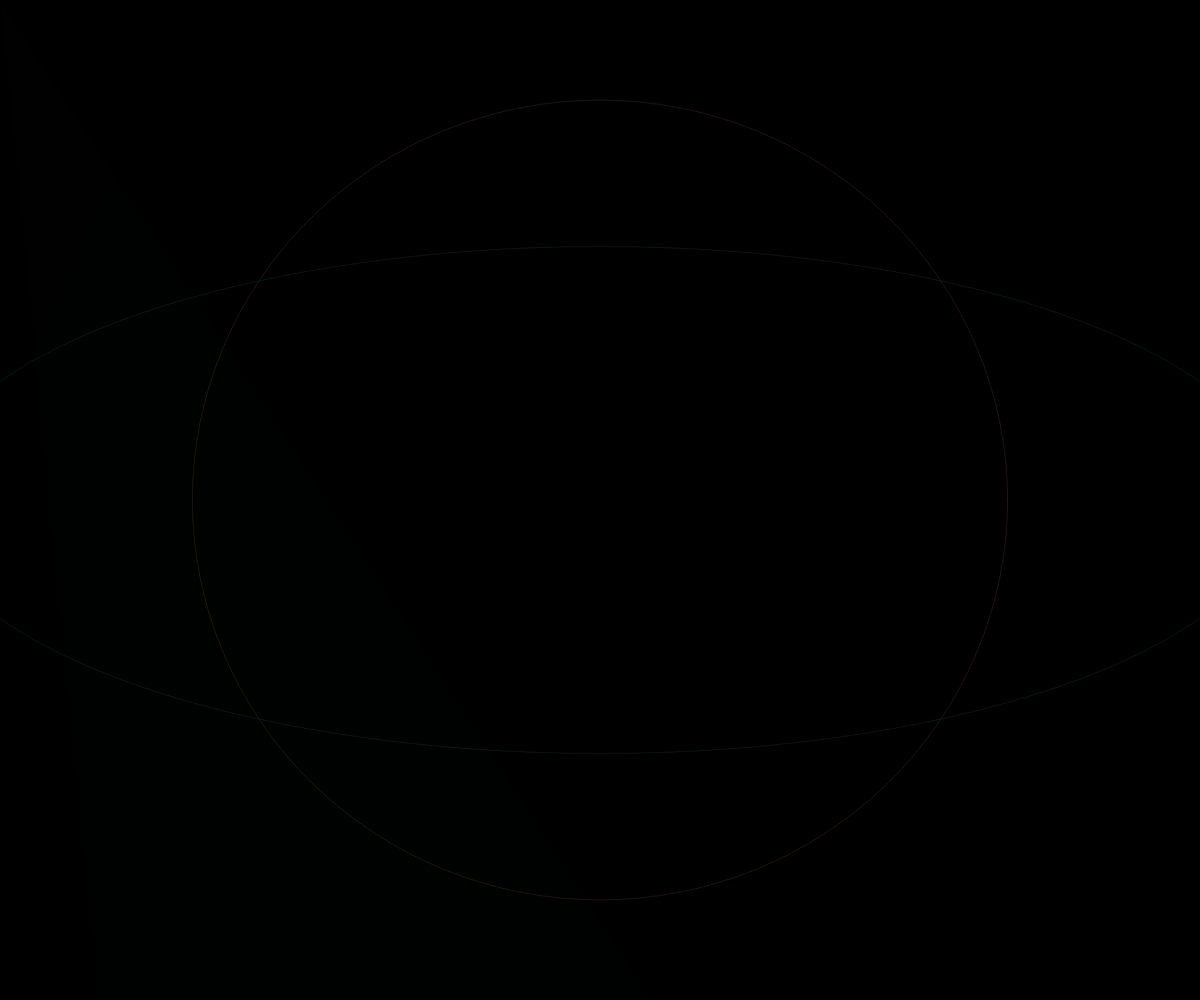
Frame 1 (no input)
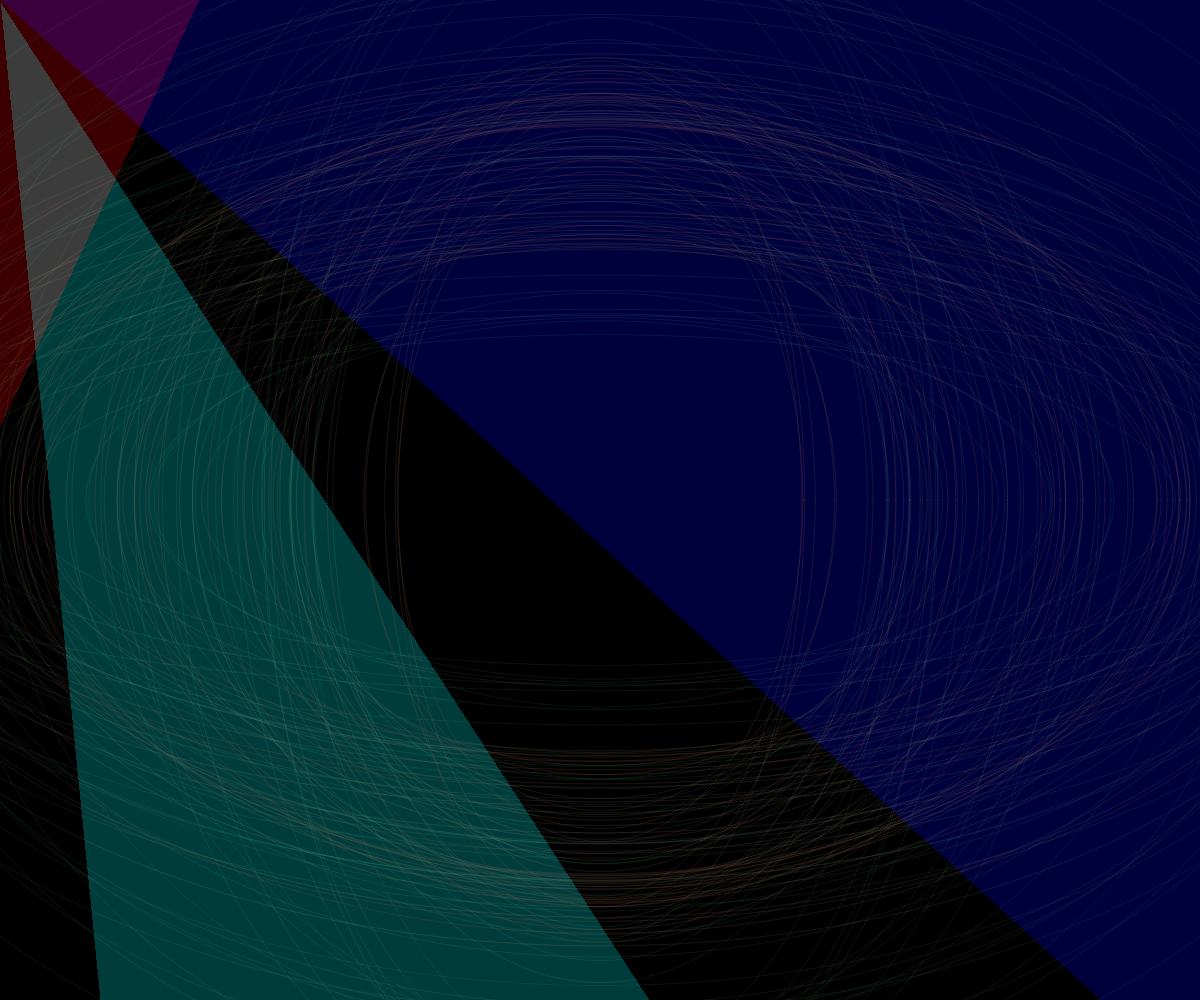
Frame 60 (no input)
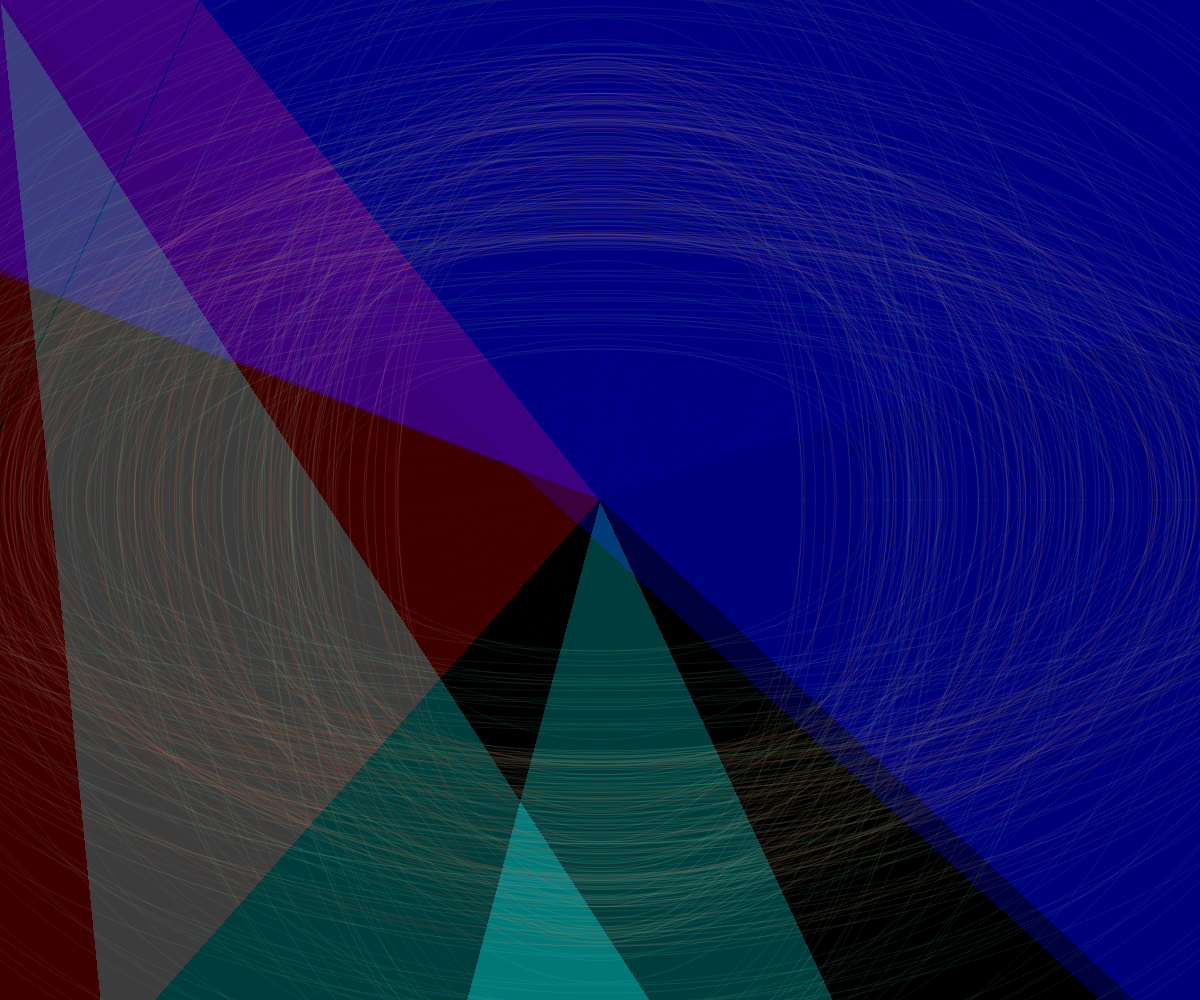
Frame 120 (the mouse pressed at the canvas centre since frame 60)

The p5.js sketch that drew these frames (run headless with seeded random() and noise() and a simulated clock; from frame 60 on, the mouse is pressed at the canvas centre):

// p5.js sketch
// ── sketch.js

var s;


function setup() {

  createCanvas(windowWidth, windowHeight);
  s = windowHeight;
  mouseX = width;
  mouseY = height;
  background(0);



}

function draw() {
  //background(255);
  push();
  noFill();
     strokeWeight(1);
     let LeWidth = random( 500, width + 500);
     let LeHeight = random( 300, height + 300);
     c = color('hsba(120, 50%, 50%, 0.015)');
     stroke(c);
     ellipse ( windowWidth/4, windowHeight/4, LeWidth, LeHeight);
     c = color('hsba(150, 50%, 55%, 0.15)');
     stroke(c);
     ellipse ( windowWidth/2, windowHeight/2, LeWidth, LeHeight);
     // random circles 2
     let UeWidth = random( 500, width - 300);
     let UeHeight = random( 200, height - 200);
     c = color('hsba(20, 50%, 50%, 0.15)');
     stroke(c);
     ellipse( windowWidth/2, windowHeight/2, UeHeight*2, UeWidth);
     c = color('hsba(40, 30%, 30%, 0.15)')
     stroke(c);
     ellipse( windowWidth/2, windowHeight/2, UeHeight*2, UeWidth);

  pop();




  if  (mouseX>(width/10)-s && mouseX<(width)+s &&
  mouseY>(height/6)-s && mouseY<(height)+s){
  noStroke();
  c = color('hsba(220, 50%, 50%, 0.005)');
  fill(c);
  triangle(mouseX,mouseY,(width/4)-s,(height)-s,(width)+s,(height)-s);
  c = color('hsba(150, 20%, 55%, 0.001)');
  fill(c);
  triangle(mouseX,mouseY,(width/4)+s,(height)-s,(width)+s,(height)+s);
  c = color('hsba(180, 30%, 60%, 0.005)')
  fill(c);
  triangle(mouseX,mouseY,(width/4)+s,(height)+s,(width)-s,(height)+s);
  c = color('hsba(200, 50%, 60%, 0.001)')
  fill(c);
  triangle(mouseX,mouseY,(width/4)-s,(height)+s,(width)-s,(height)-s);
//  }

  //if (mouseX<(width)-s && mouseX>(width)+s && mouseY<(height)-s && mouseY>height+s){
  c = color('hsba(190, 50%, 50%, 0.005)');
  fill(c);
  triangle(mouseX,mouseY,(width/4.5)-s,(height)-s,(width)+s,(height)-s);
  c = color('hsba(70, 60%, 50%, 0.0001)');
  fill(c);
  triangle(mouseX,mouseY,(width/4)-s,(height)-s,(width)+s,(height)-s);
  c = color('hsba(260, 40%, 55%, 0.003)');
  fill(c);
  triangle(mouseX,mouseY,(width/4)+s,(height)-s,(width)+s,(height)+s);
  c = color('hsba(240, 40%, 30%, 0.001)')
  fill(c);
  triangle(mouseX,mouseY,(width/4)+s,(height)+s,(width)-s,(height)+s);
  c = color('hsba(200, 40%, 100%, 0.001)')
  fill(c);
  triangle(mouseX,mouseY,(width/4.5)-s,(height)+s,(width)-s,(height)-s);
  c = color('hsba(300, 30%, 85%, 0.001)');
  fill(c);
  triangle(mouseX,mouseY,(width/4.5)+s,(height)-s,(width)+s,(height)+s);
  c = color('hsba(400, 60%, 30%, 0.005)')
  fill(c);
  triangle(mouseX,mouseY,(width/4.5)+s,(height)+s,(width)-s,(height)+s);
  c = color('hsba(900, 30%, 50%, 0.003)')
  fill(c);
  triangle(mouseX,mouseY,(width/4.5)-s,(height)+s,(width)-s,(height)-s);
  }
}
